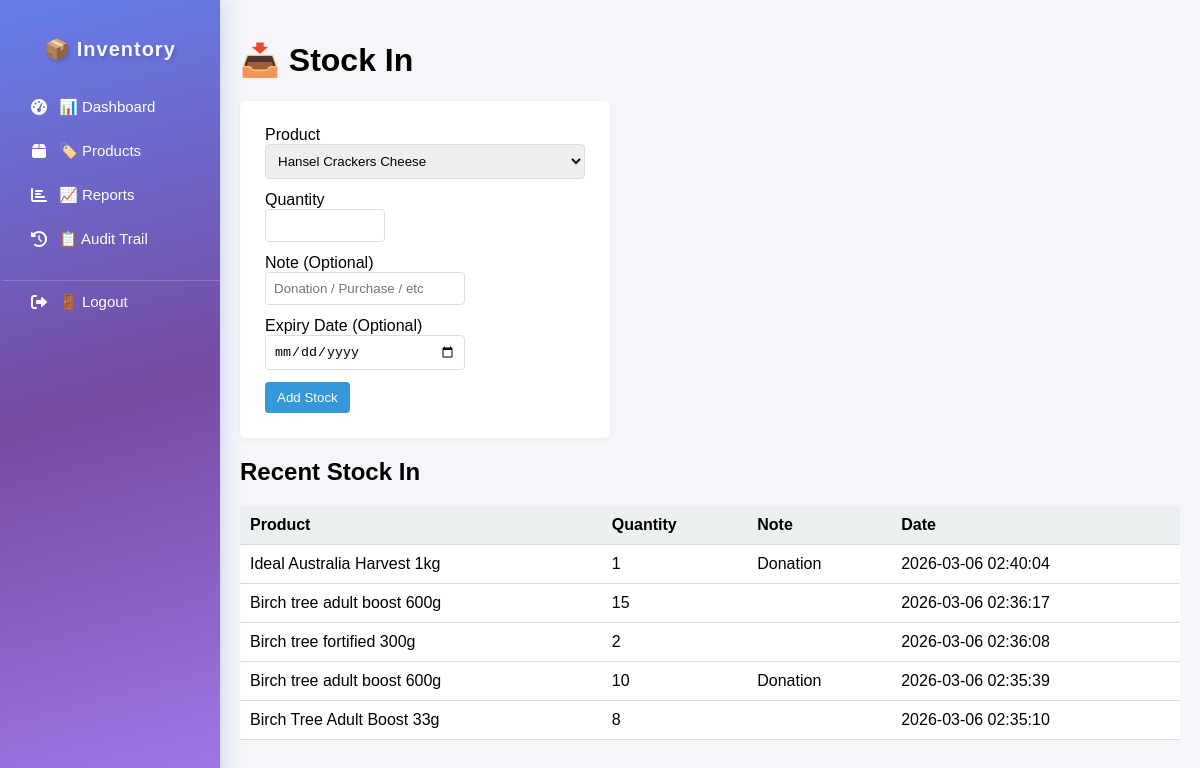
Screenshot of /stock_in.php?product_id=13 with the database file from the repository.
### tables this page shows
CREATE TABLE `stock_movements` (
  `id` int(11) NOT NULL,
  `product_id` int(11) NOT NULL,
  `staff_id` int(11) DEFAULT NULL,
  `supplier_id` int(11) DEFAULT NULL,
  `type` enum('IN','OUT') NOT NULL,
  `quantity` int(11) NOT NULL CHECK (`quantity` > 0),
  `note` varchar(255) DEFAULT NULL,
  `reason` varchar(255) DEFAULT NULL,
  `expiry_date` date DEFAULT NULL,
  `created_at` timestamp NOT NULL DEFAULT current_timestamp()
);

CREATE TABLE `products` (
  `id` int(11) NOT NULL,
  `name` varchar(255) NOT NULL,
  `category_id` int(11) NOT NULL,
  `unit` varchar(50) NOT NULL,
  `min_stock` int(11) DEFAULT 0,
  `created_at` timestamp NOT NULL DEFAULT current_timestamp(),
  `is_active` tinyint(1) DEFAULT 1,
  `expiry_date` date DEFAULT NULL,
  `has_expiry` tinyint(1) DEFAULT 1,
  `image_path` varchar(255) DEFAULT NULL
);

### public/stock_in.php (the view, shortened to what this page needs)
<?php
$db = Database::connect();
$selectedProduct = $_GET['product_id'] ?? '';
$stmt = $db->query("
    SELECT id, name
    FROM products
    WHERE is_active = 1
    ORDER BY name ASC
");
$products = $stmt->fetchAll(PDO::FETCH_ASSOC);
$stmt2 = $db->query("
    SELECT sm.*, p.name AS product_name
    FROM stock_movements sm
    JOIN products p ON sm.product_id = p.id
    WHERE sm.type = 'IN'
    ORDER BY sm.created_at DESC
    LIMIT 5
");
$recent = $stmt2->fetchAll(PDO::FETCH_ASSOC);
?>
<!DOCTYPE html>
<html>
<head>
<link rel="stylesheet" href="assets/css/style.css">
</head>
<body>
<div class="container">
<?php include 'includes/sidebar.php'; ?>
<div class="main">
<h1>📥 Stock In</h1>
<div class="card">
<form action="../api/add_stock.php" method="POST">
<label>Product</label>
<select name="product_id" required>
<?php foreach($products as $p): ?>
<option value="<?= $p['id'] ?>"
<?= $selectedProduct == $p['id'] ? 'selected' : '' ?>>
<?= htmlspecialchars($p['name']) ?>
</option>
<?php endforeach; ?>
</select>
<label>Quantity</label>
<input
    type="number"
    name="quantity"
    class="quantity-input"
    required
    min="1"
    max="999"
    inputmode="numeric"
    pattern="[0-9]*"
>
<label>Note (Optional)</label>
<input
    type="text"
    name="note"
    class="note-input"
    placeholder="Donation / Purchase / etc"
>
<label>Expiry Date (Optional)</label>
<input type="date" name="expiry_date" style="width:200px;">
<button type="submit" style="display:block;margin-top:10px;">
Add Stock
</button>
</form>
</div>
<h2>Recent Stock In</h2>
<table>
<thead>
<tr>
<th>Product</th>
<th>Quantity</th>
<th>Note</th>
<th>Date</th>
</tr>
</thead>
<tbody>
<?php if(count($recent) > 0): ?>
<?php foreach($recent as $r): ?>
<tr>
<td><?= htmlspecialchars($r['product_name']) ?></td>
<td><?= $r['quantity'] ?></td>
<td><?= htmlspecialchars($r['note'] ?? '') ?></td>
<td><?= $r['created_at'] ?></td>
</tr>
<?php endforeach; ?>
<?php else: ?>
<tr>
<td colspan="4">No stock-in records yet.</td>
</tr>
<?php endif; ?>
</tbody>
</table>
</div>
</div>
</body>
</html>

### public/assets/css/style.css (style rules this page uses)
* { box-sizing: border-box; }
body { margin: 0; font-family: Arial, sans-serif; background: #f2f4f8; }
.container { display: flex; min-height: 100vh; }
.main { flex: 1; padding: 30px; background: #f2f4f8; }
.card { background: white; padding: 22px; border-radius: 14px; box-shadow: 0 8px 20px rgba(0,0,0,0.06); transition: 0.2s ease; }
table { width: 100%; border-collapse: collapse; }
th, td { padding: 10px; border-bottom: 1px solid #eee; }
th { background: #f4f6f9; text-align: left; }

### public/stock_in.php (style rules this page uses)
body { margin: 0; font-family: Arial; background: #f4f6f9; }
.container { display: flex; min-height: 100vh; }
.main { flex: 1; padding: 20px; background: #f4f6f9; }
.card { background: white; padding: 25px; border-radius: 6px; margin-bottom: 20px; box-shadow: 0 2px 5px rgba(0,0,0,0.05); max-width: 370px; }
input, select { display: block; width: 100%; padding: 8px; margin-bottom: 12px; border-radius: 4px; border: 1px solid #ddd; }
.quantity-input { width: 120px; }
.note-input { width: 200px; }
button { padding: 8px 12px; background: #3498db; color: white; border: none; border-radius: 4px; cursor: pointer; }
table { width: 100%; border-collapse: collapse; background: white; }
th, td { padding: 10px; border-bottom: 1px solid #ddd; }
th { background: #ecf0f1; }

### rows the page displays
stock_movements: product.name "Ideal Australia Harvest 1kg", quantity "1", note "Donation", created_at "2026-03-06 02:40:04"
stock_movements: product.name "Birch tree adult boost 600g", quantity "15", created_at "2026-03-06 02:36:17"
stock_movements: product.name "Birch tree fortified 300g", quantity "2", created_at "2026-03-06 02:36:08"
stock_movements: product.name "Birch tree adult boost 600g", quantity "10", note "Donation", created_at "2026-03-06 02:35:39"
stock_movements: product.name "Birch Tree Adult Boost 33g", quantity "8", created_at "2026-03-06 02:35:10"

### other values shown
form field product_id "Hansel Crackers Cheese"
